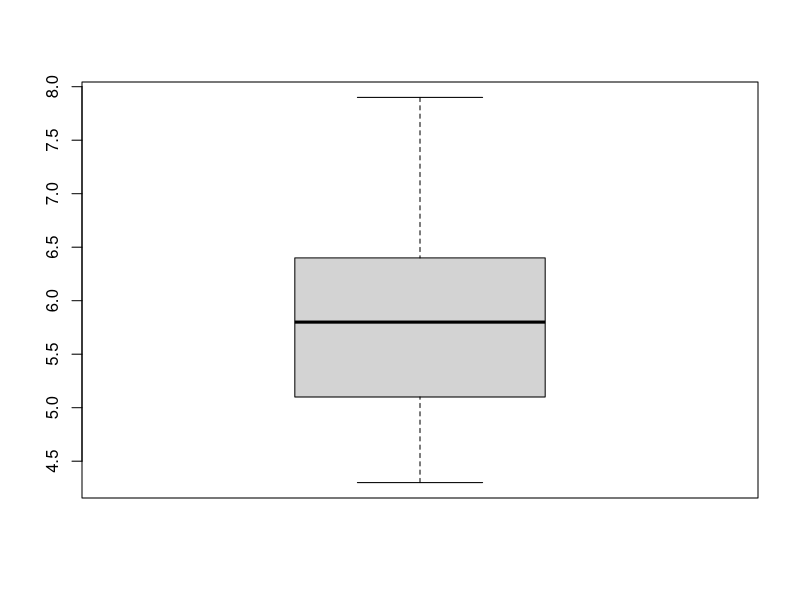
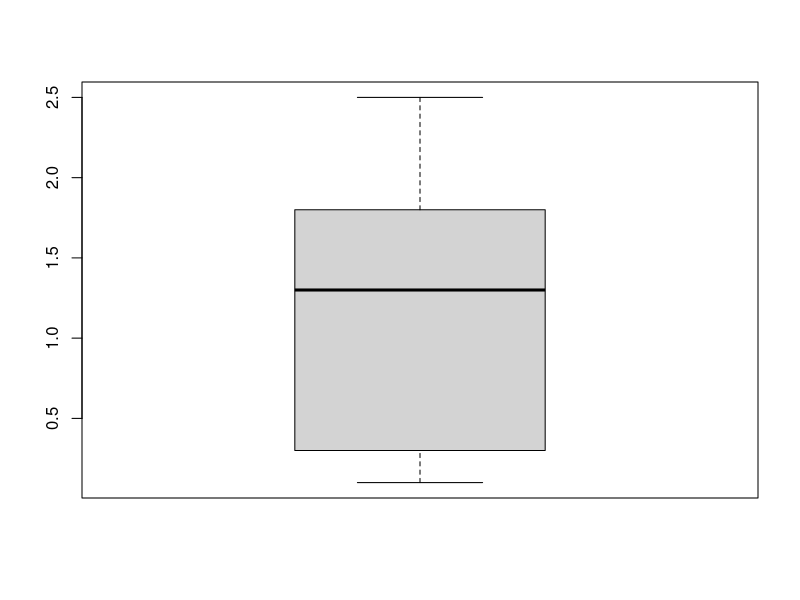
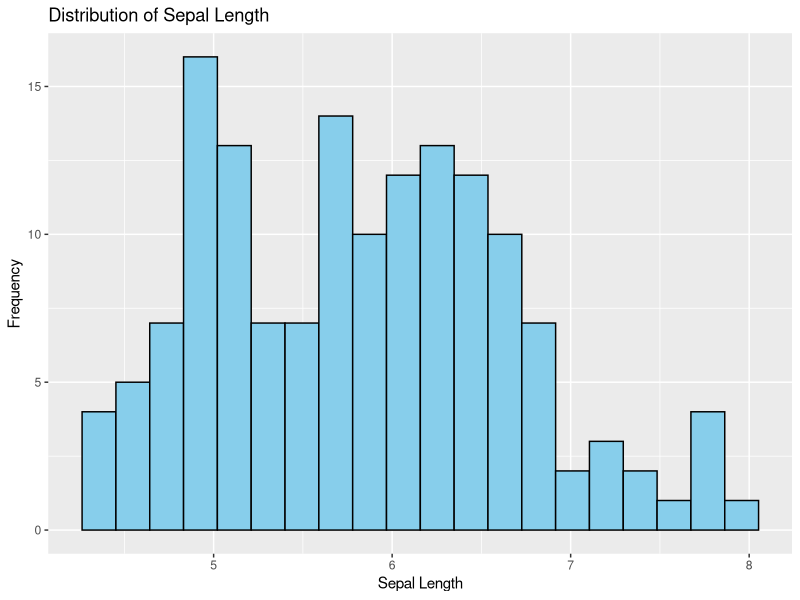
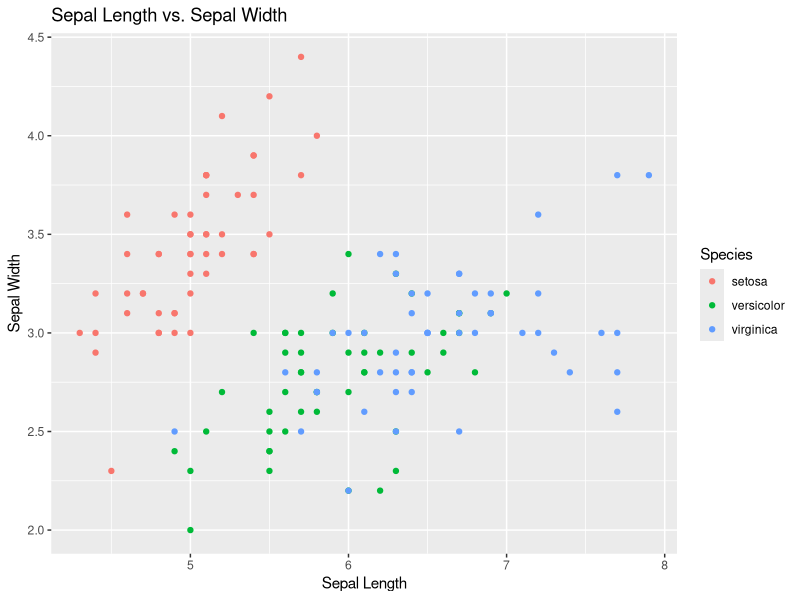
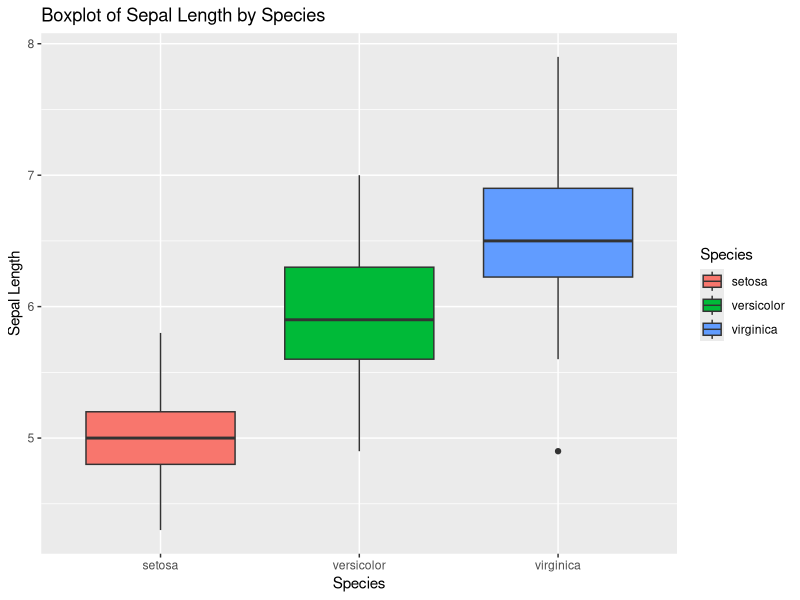

Write the R code that produced these figures, in order.
## ---- chunk 1
knitr::opts_chunk$set(echo = TRUE)
## ---- chunk 2

#Sepal Length Analysis
# Q. What is the average sepal length of all iris flowers in the dataset?
sepal_length_mean <- mean(iris$Sepal.Length)
print(paste("Sepal Length Mean:", sepal_length_mean))

# The analysis gives the average sepal length of all the flowers in the iris dataset
# The average length of sepals across all iris flowers in the dataset is approximately 5.84 cm.

## ---- chunk 3
#Sepal Length Variance
# Q.How much does the sepal length vary across all iris flowers?
sepal_length_var <- var(iris$Sepal.Length)
print(paste("Variance Sepal Length:", sepal_length_var))

# This analysis gives the variance in sepal length across all iris flowers in the dataset, indicating how spread out the sepal lengths are from the mean.
# The variance in sepal length across all iris flowers in the dataset is approximately 0.69 cm^2, indicating how spread out the sepal lengths are from the mean.
## ---- chunk 4
# Sepal Width Analysis

sepal_width_mean <- mean(iris$Sepal.Width)
print(paste("Sepal Width Mean:", sepal_width_mean))

#This analysis gives the average sepal width of all the flowers in the iris dataset.
# The average width of sepals across all iris flowers in the dataset is approximately 3.06 cm.
## ---- chunk 5
# Sepal Width Variance
# Q.How much does the sepal width vary across all iris flowers?

sepal_width_var <- var(iris$Sepal.Width)
print(paste("Variance Sepal Width:", sepal_width_var))
#This analysis gives the variance in sepal width across all iris flowers in the dataset, indicating how spread out the sepal widths are from the mean.
#The variance in sepal width across all iris flowers in the dataset is approximately 0.19 cm^2, indicating how spread out the sepal widths are from the mean.
## ---- chunk 6
# Species Analysis

species_mean <- table(iris$Species)
print(paste("Species Mean:", species_mean))
# This gives the count of each species of flowers in the iris dataset
# For each species of iris flowers in the dataset (setosa, versicolor, virginica), the average sepal length is provided. This helps in understanding the average size of sepals for each species.

## ---- chunk 7
# Species Analysis

species_mean <- table(iris$Species)
print(paste("Species Mean:", species_mean))
# This gives the count of each species of flowers in the iris dataset
# For each species of iris flowers in the dataset (setosa, versicolor, virginica), the average sepal length is provided. This helps in understanding the average size of sepals for each species.
## ---- chunk 8
# Q.How do the sepal length and sepal width correlate with each other?

cor(iris$Sepal.Length, iris$Sepal.Width)

# There is a negative correlation between sepal length and sepal width, indicating that as sepal length increases, sepal width also tends to increase.
## ---- chunk 9
# Is there a difference in the average petal length between different species of iris flowers?

aggregate(Petal.Length ~ Species, data = iris, mean)

# Yes, there is a difference in the average petal length between species. For example, the average petal length of setosa species is different from that of versicolor and virginica species.
## ---- chunk 10
# Are there any outliers in the sepal length or petal width measurements?
boxplot(iris$Sepal.Length)
boxplot(iris$Petal.Width)

# No
## ---- chunk 11
#Multivariate Mean Analysis

# Sepal Length vs. Sepal Width Analysis

sepal_mean <- colMeans(iris[, c("Sepal.Length", "Sepal.Width")])
print(paste("Sepal Length Mean:", sepal_mean[1], "Sepal Width Mean:", sepal_mean[2]))

# This analysis gives the average sepal length and sepal width of all the flowers in the iris dataset, providing insights into the average size of the sepals.
# The average sepal length and sepal width across all iris flowers in the dataset are approximately 5.84 cm and 3.06 cm respectively, providing insights into the average size of the sepals.
## ---- chunk 12
#Sepal Width and Petal Width Mean

width_mean <- colMeans(iris[, c("Sepal.Width", "Petal.Width")])
print(paste("Mean Sepal Width:", width_mean[1], "Mean Petal Width:", width_mean[2]))

#This analysis gives the average sepal width and petal width across all iris flowers in the dataset, providing insights into the average width of the sepals and petals.
# The average sepal width and petal width across all iris flowers in the dataset are approximately 3.06 cm and 1.20 cm respectively, providing insights into the average width of the sepals and petals.
## ---- chunk 13
# Species Mean

species_mean <- aggregate(. ~ Species, data = iris, mean)
print(species_mean)

#This analysis gives the average measurements of sepal length, sepal width, petal length, and petal width for each species of iris flowers in the dataset, providing insights into the average size of each part of the flower for each species.
# For each species of iris flowers in the dataset (setosa, versicolor, virginica), the average measurements of sepal length, sepal width, petal length, and petal width are provided. This helps in understanding the average size of each part of the flower for each species.
## ---- chunk 14
# multivariate variance analysis

# Compute the variance-covariance matrix
cov_matrix <- cov(iris[, c("Sepal.Length", "Sepal.Width", "Petal.Length", "Petal.Width")])
print(cov_matrix)

# The variance-covariance matrix shows the variances of each variable on the diagonal and the covariances between variables off the diagonal. It provides insights into how the variables vary individually and how they relate to each other
## ---- chunk 15
# Compute the correlation matrix
cor_matrix <- cor(iris[, c("Sepal.Length", "Sepal.Width", "Petal.Length", "Petal.Width")])
print(cor_matrix)

# The correlation matrix shows the correlations between variables. It provides a standardized measure of the strength and direction of the linear relationship between pairs of variables.
## ---- chunk 16
# Sepal length distribution
library(ggplot2)
ggplot(iris, aes(x = Sepal.Length)) +
  geom_histogram(fill = "skyblue", color = "black", bins = 20) +
  labs(title = "Distribution of Sepal Length", x = "Sepal Length", y = "Frequency")
# This gives the distribution os sepal length
## ---- chunk 17
# Sepal Length vs. Sepal Width
ggplot(iris, aes(x = Sepal.Length, y = Sepal.Width, color = Species)) +
  geom_point() +
  labs(title = "Sepal Length vs. Sepal Width", x = "Sepal Length", y = "Sepal Width")
# scatterplot of the sepal length vs sepal width
## ---- chunk 18
# Boxplot of Sepal Length by Species
ggplot(iris, aes(x = Species, y = Sepal.Length, fill = Species)) +
  geom_boxplot() +
  labs(title = "Boxplot of Sepal Length by Species", x = "Species", y = "Sepal Length")
## ---- chunk 19
# Q.Is there a significant difference in the average petal length between the different species of iris flowers? Perform an ANOVA to test this.
# Perform ANOVA
anova_result <- aov(Petal.Length ~ Species, data = iris)
print(summary(anova_result))

#Analysis of variance (ANOVA) to test if there is a significant difference in the average petal length between the different species of iris flowers.
## ---- chunk 20
# Q.Is there a significant difference in the mean sepal width between the setosa and virginica species?

t_test_result <- t.test(iris$Sepal.Width[iris$Species == "setosa"], iris$Sepal.Width[iris$Species == "virginica"])
print(t_test_result)

#Yes, the t-test results show a significant difference in the mean sepal width between the setosa and virginica species (p < 0.05).
## ---- chunk 21
# Q.Are the variances of sepal widths significantly different between the setosa and virginica species?
f_test_result <- var.test(iris$Sepal.Width[iris$Species == "setosa"], iris$Sepal.Width[iris$Species == "virginica"])
print(f_test_result)
# No, the F-test results show no significant difference in the variance of sepal widths between the setosa and virginica species (p > 0.05).
## ---- chunk 22
# Performing ANOVA for sepal length among species
anova_result <- aov(Sepal.Length ~ Species, data = iris)
print(summary(anova_result))

# A low p-value (typically < 0.05) suggests that there are significant differences in sepal length among the species.
## ---- chunk 23
# Performing MANOVA for sepal length and sepal width among species
manova_result <- manova(cbind(Sepal.Length, Sepal.Width) ~ Species, data = iris)
print(summary(manova_result))

# p-value indicate whether there are significant differences in the combined dependent variables (sepal length and sepal width) among the species. A low p-value suggests significant differences.
